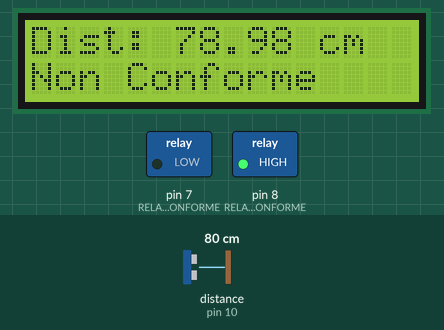
This sketch was run on a simulated Arduino Uno, built with avr-gcc and run on an emulated ATmega328P. On the bench: 16×2 character LCD, switched loads named in the sketch (green lamp = pin HIGH). Wiring (inferred from the names in the program): ultrasonic range finder: trigger pin 9; echo pin 10. Inputs (shaded band) come from the test bench; at power-on: distance to the obstacle (sensor on pin 10) 80 cm. The echo pulse lasts 58.3 µs per cm; pins used as bus, display or sensor lines are not drawn; what the sketch prints to the serial monitor is not drawn.

Above: at 3.2 s.
3.3 s: distance to the obstacle (sensor on pin 10) set to 34 cm
At 5.6 s:
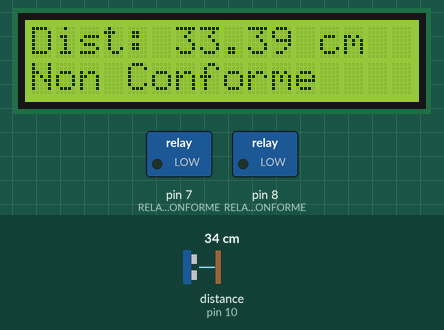
6.4 s: distance to the obstacle (sensor on pin 10) set to 27 cm
At 7.9 s:
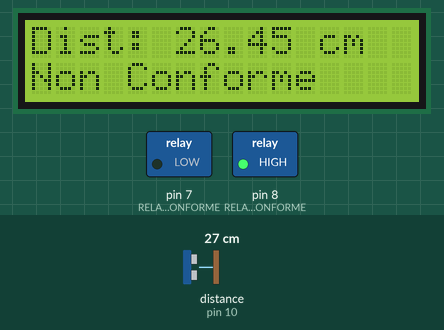
9.5 s: distance to the obstacle (sensor on pin 10) set to 213 cm
At 10.8 s:
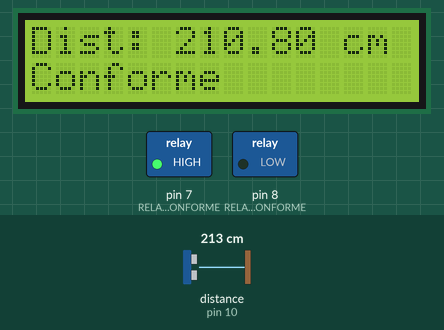
12.6 s: distance to the obstacle (sensor on pin 10) set to 220 cm
At 15.0 s:
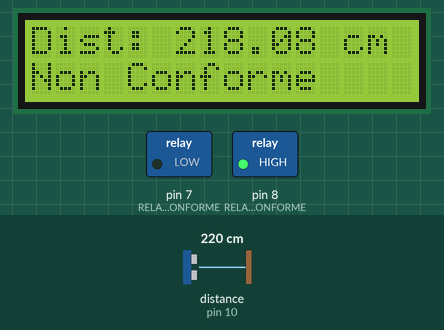
Timing chart, 0 to 15.6 s (numbered marks = the images above; inputs shaded):
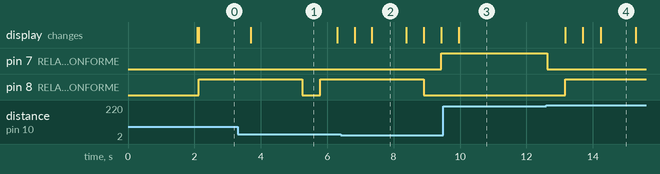

Measured:
- the behaviour switches between 31 and 30 cm on distance to the obstacle (sensor on pin 10) (found by bisection; images 1 and 2)
- the behaviour switches between 216 and 217 cm on distance to the obstacle (sensor on pin 10) (found by bisection; images 3 and 4)
- after the input at 3.3 s, the display: changes after 0.39 s (image 1)
- after the input at 6.4 s, pin 7 (RELAIS_CONFORME): LOW → HIGH after 3.0 s
- after the input at 9.5 s, pin 7 (RELAIS_CONFORME): stays HIGH (without the input it goes to LOW after 3.1 s); the display: changes after 0.47 s (image 3)
- what the display in image 1 shows lasts 2.6 s, from 3.7 s to 6.3 s
- what the display in image 2 shows lasts 1.1 s, from 7.3 s to 8.4 s

The sketch:

code_arduino.ino
```cpp
#include <Wire.h>
#include <LiquidCrystal_I2C.h>

#define TRIG_PIN 9
#define ECHO_PIN 10
#define RELAIS_CONFORME 7
#define RELAIS_NON_CONFORME 8

LiquidCrystal_I2C lcd(0x27, 16, 2);

float seuil_min = 10.0; // cm
float seuil_max = 30; // cm

int nb_conforme = 0;
int nb_non_conforme = 0;

unsigned long temps_relais = 0;
bool relais_actifs = false;
const unsigned long duree_activation = 3000; // 3 secondes

void setup() {
  Serial.begin(9600);
  pinMode(TRIG_PIN, OUTPUT);
  pinMode(ECHO_PIN, INPUT);
  pinMode(RELAIS_CONFORME, OUTPUT);
  pinMode(RELAIS_NON_CONFORME, OUTPUT);

  digitalWrite(RELAIS_CONFORME, LOW);
  digitalWrite(RELAIS_NON_CONFORME, LOW);

  lcd.init();
  lcd.backlight();
  lcd.setCursor(0, 0);
  lcd.print("ultrasonic_monitoring");
  delay(2000);
  lcd.clear();
}

void loop() {
  float distance = mesurerDistance();
  afficherLCD(distance);
  envoyerSerial(distance);
  verifierConformite(distance);
  gererRelais();
  delay(500);
}

float mesurerDistance() {
  digitalWrite(TRIG_PIN, LOW);
  delayMicroseconds(2);
  digitalWrite(TRIG_PIN, HIGH);
  delayMicroseconds(10);
  digitalWrite(TRIG_PIN, LOW);
  long duree = pulseIn(ECHO_PIN, HIGH);
  float distance = duree * 0.034 / 2;
  return distance;
}

void afficherLCD(float dist) {
  lcd.setCursor(0, 0);
  lcd.print("Dist: ");
  lcd.print(dist);
  lcd.print(" cm   ");
}

void envoyerSerial(float dist) {
  Serial.print("Distance:");
  Serial.print(dist);
  Serial.print("cm, Statut:");
  if (dist >= seuil_min && dist <= seuil_max) {
    Serial.println("Conforme");
  } else {
    Serial.println("Non Conforme");
  }
}

void verifierConformite(float dist) {
  if (!relais_actifs) {
    if (dist >= seuil_min && dist <= seuil_max) {
      lcd.setCursor(0, 1);
      lcd.print("Conforme       ");
      digitalWrite(RELAIS_CONFORME, HIGH);
      digitalWrite(RELAIS_NON_CONFORME, LOW);
      nb_conforme++;
    } else {
      lcd.setCursor(0, 1);
      lcd.print("Non Conforme   ");
      digitalWrite(RELAIS_CONFORME, LOW);
      digitalWrite(RELAIS_NON_CONFORME, HIGH);
      nb_non_conforme++;
    }
    relais_actifs = true;
    temps_relais = millis();
  }
}

void gererRelais() {
  if (relais_actifs && (millis() - temps_relais >= duree_activation)) {
    digitalWrite(RELAIS_CONFORME, LOW);
    digitalWrite(RELAIS_NON_CONFORME, LOW);
    relais_actifs = false;
  }
}
```
